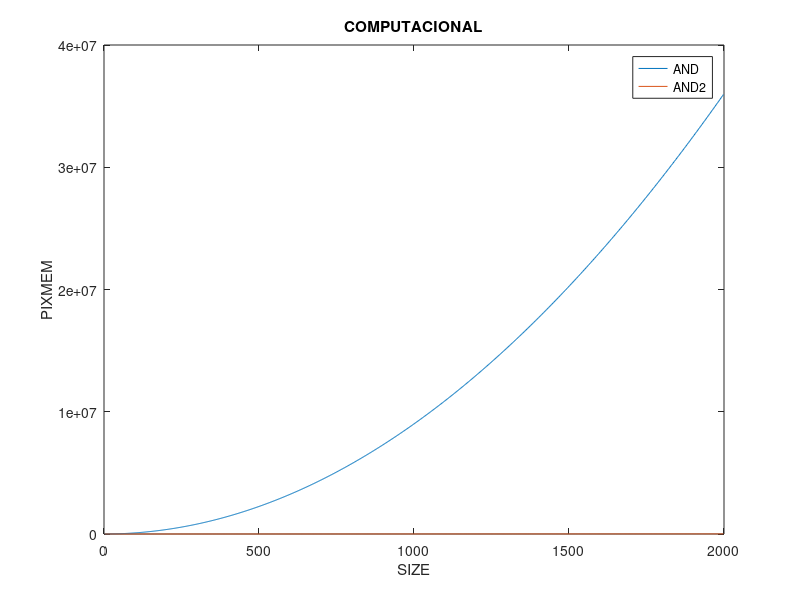

Source code (MATLAB):
%% Reading file
file = fopen("out.txt","r");
if (file == -1)
    disp("Couldn't open file")
else
    data = textscan(file, '%d %d %d %d');
    fclose(file);
end
% Data processing
IDENTIFIERS = double(data{1});
PIXELS = unique(double(data{2}));
PIXMEM = double(data{3}); 
BOOLOPS = double(data{4});

PIXMEM_AND = PIXMEM(IDENTIFIERS == 1);
PIXMEM_AND2 = PIXMEM(IDENTIFIERS == 2);

%% Plot
f1 = figure(1);
plot(PIXELS,PIXMEM_AND, "-")
hold on
plot(PIXELS,PIXMEM_AND2, "-")
hold off
title("COMPUTACIONAL")
legend("AND","AND2", Location="northwest")%% Data process
xlabel("SIZE")
ylabel("PIXMEM")

set(f1, "Position",[0 0 1000 300])

%% Exporting
exportgraphics(f1, 'figures/out.pdf');

%%
quit
